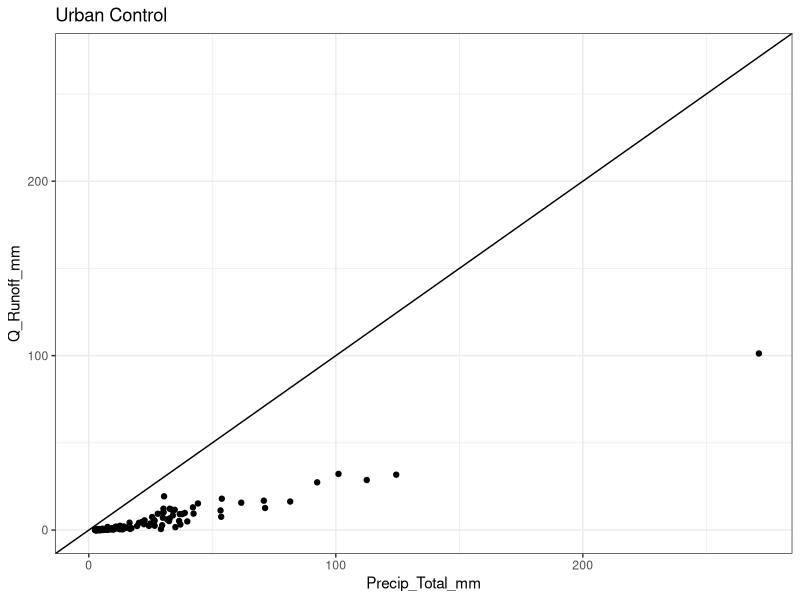
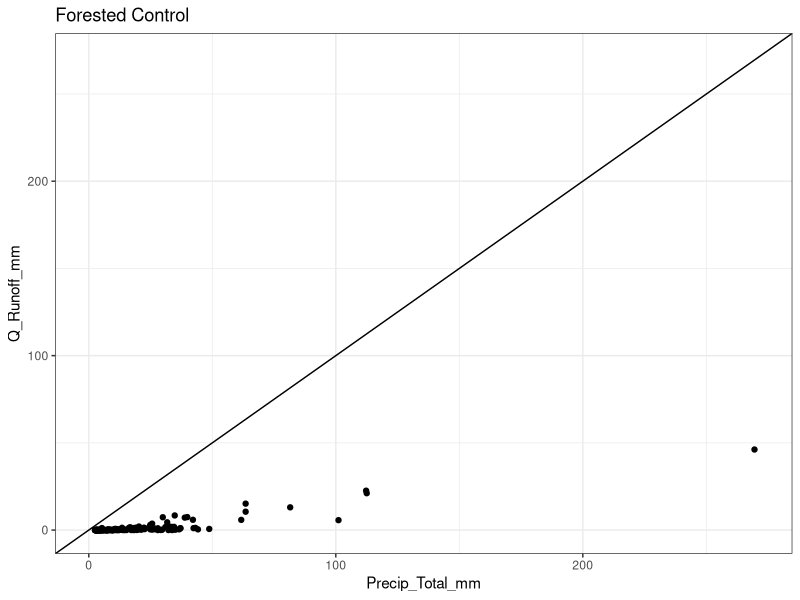
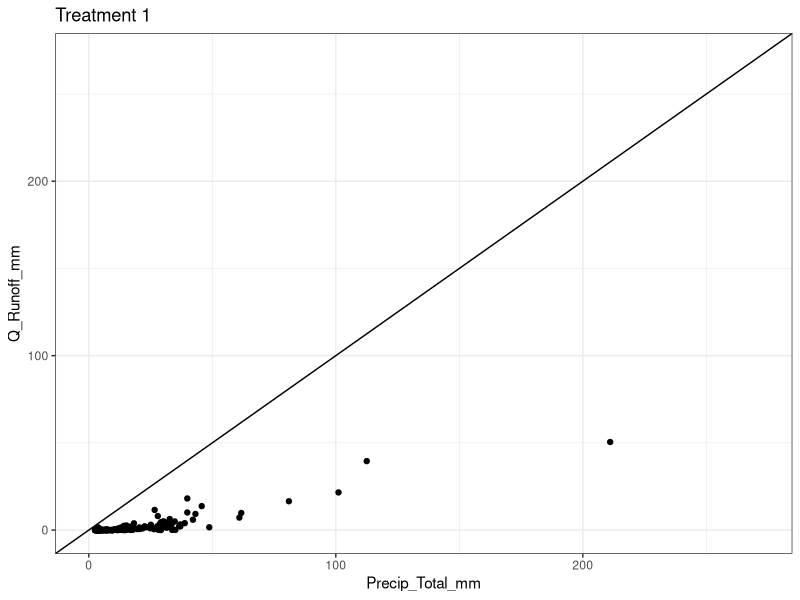
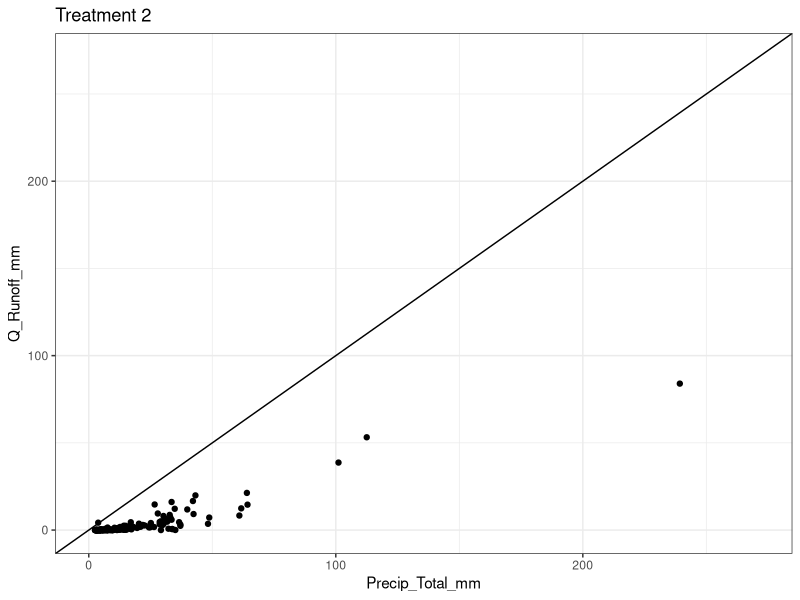
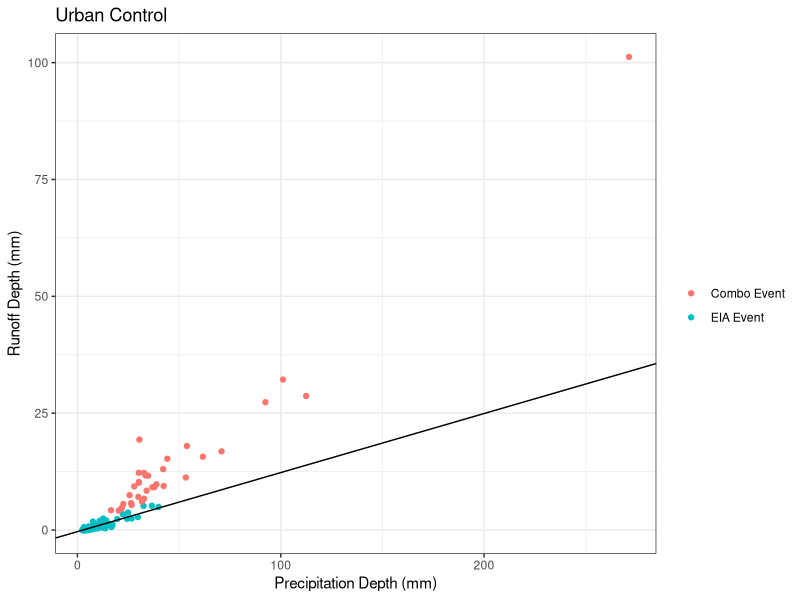
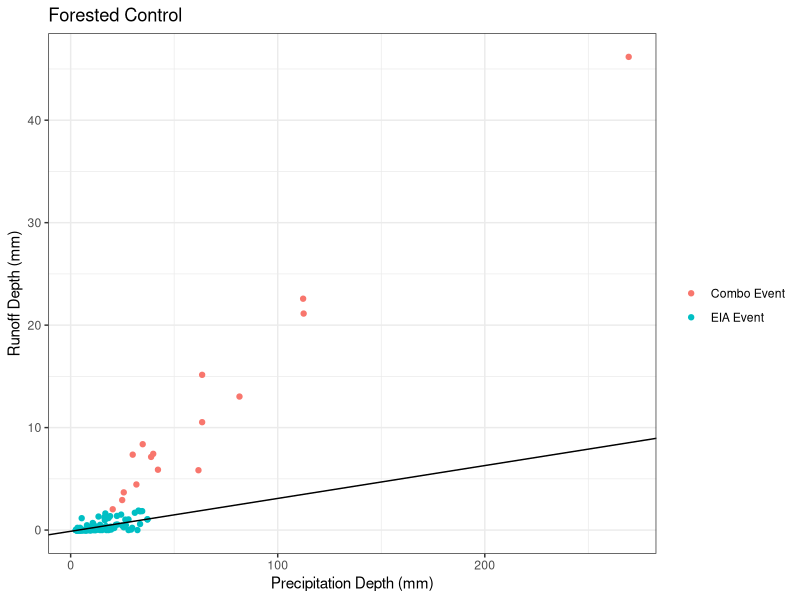
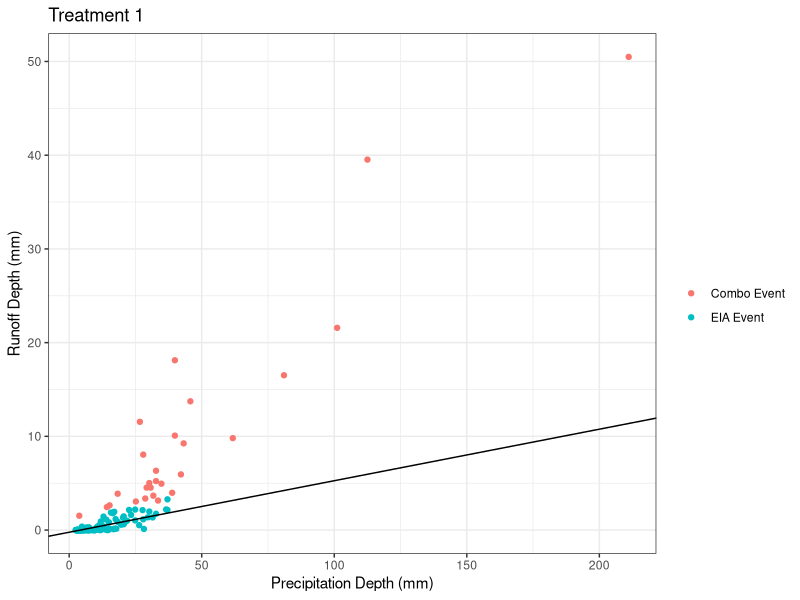
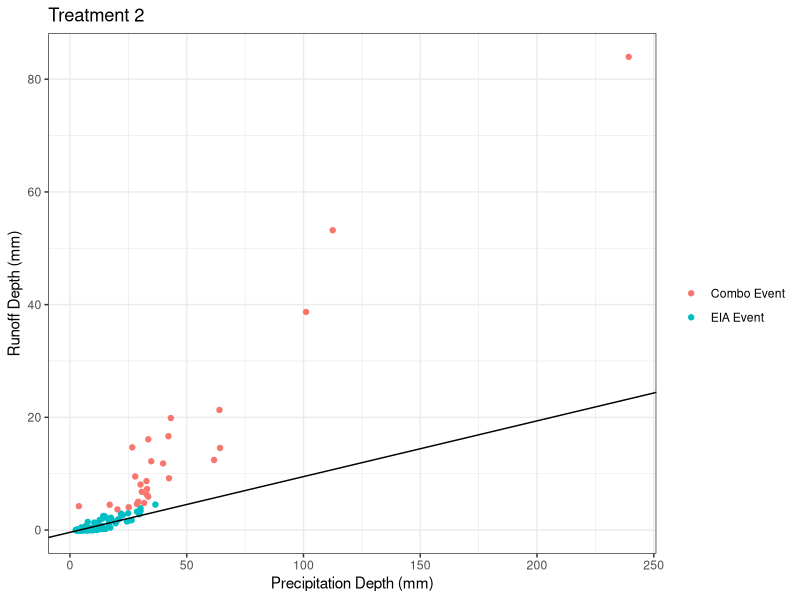

Source code (R) for these figures, in order:
## Estimate Effective Impervious Area Using Rainfall-Runoff Data
## Based on Ebrahimian and others (2016) Weighted Linear Regression

# Charlie Stillwell
# August 16, 2024
 


### Step 00: Set Up ------------------------------------------------------------

# Load packages
library(tidyverse)
library(broom)

# Specify max and min precip depths to include in analysis (match data units)
precip_min <- 2.54
precip_max <- 254000

# Choose types of events (only runoff-generating events or all precip events)
event_type <- "all"     # one of "all" or "nonzero"

# Specify date range of events to include in analysis
# (for my data, use precipitation end date-time)
date_start <- as.Date("2016-01-01")
date_end <- as.Date("2018-12-31")

# Read in rainfall-runoff data
data <- 
  read_csv("Input/Clarksburg_StormEvents_2004_2018.csv", 
           col_types = cols(Precip_Duration_hrs = col_skip(), 
                            Precip_EndTime = 
                              col_datetime(format = "%m/%d/%Y %H:%M"), 
                            Precip_PriorDry_hrs = col_skip(), 
                            Precip_StartTime = col_skip(), 
                            Q_Duration_hrs = col_skip(), 
                            Q_EndTime = col_skip(), 
                            Q_PeakTime = col_skip(), 
                            Q_Peak_cfs = col_skip(), 
                            Q_Peak_cms.sqkm = col_skip(), 
                            Q_PriorDry_hrs = col_skip(), 
                            Q_RiseRate_cms.hr = col_skip(),  
                            Q_StartTime = col_skip(), 
                            Q_TimeToFlowPeak_hrs = col_skip(), 
                            Q_Total_PrecipRatio = col_skip())) %>%
  filter(Precip_EndTime >= date_start & Precip_EndTime <= date_end) %>%
  filter(Precip_Total_mm >= precip_min & Precip_Total_mm <= precip_max) %>%
  select(Site, Precip_EndTime, Precip_Total_mm, Q_Total_mm, Q_Runoff_mm)
  


### Step 01: Plot Rainfall-Runoff Data -----------------------------------------

for (i in unique(data$Site)) {
  plot <- data %>%
    filter(Site == i) %>%
    ggplot(aes(x = Precip_Total_mm, y = Q_Runoff_mm)) +
    geom_abline(slope = 1, intercept = 0) +
    geom_point() +
    scale_x_continuous(limits = c(0, max(data$Precip_Total_mm))) +
    scale_y_continuous(limits = c(0, max(data$Precip_Total_mm))) +
    labs(title = i) +
    theme_bw()
  print(plot)
}
rm(i, plot)



### Step 02: Prelim. Ordinary Least Squares to Remove Outliers -----------------

# Assign threshold for outlier detection (little rain, high runoff... 
# suggesting that rainfall or runoff data may be incorrect)
outlier_std_resid <- -2

# Loop through sites and fit ordinary least squares to filter out outliers
events_all <- tibble()
events_nonzero <- tibble()

for (i in unique(data$Site)) {
  
  # All rainfall events, including events with 0 mm runoff
  data_all_i <- data %>% filter(Site == i)
  ols_all_i <- lm(Q_Runoff_mm ~ Precip_Total_mm, data = data_all_i)
  ols_all_i_aug <- augment(ols_all_i, data = data_all_i)
  events_all_i <- ols_all_i_aug %>%
    filter(.std.resid > outlier_std_resid) %>%
    select(Site, Precip_EndTime, Precip_Total_mm, Q_Runoff_mm)
  events_all <- bind_rows(events_all, events_all_i)
  
  # Only rainfall events that produced runoff > 0 mm
  data_nonzero_i <- data %>%
    filter(Site == i) %>%
    filter(Q_Runoff_mm > 0)
  ols_nonzero_i <- lm(Q_Runoff_mm ~ Precip_Total_mm, data = data_nonzero_i)
  ols_nonzero_i_aug <- augment(ols_nonzero_i, data = data_nonzero_i)
  events_nonzero_i <- ols_nonzero_i_aug %>%
    filter(.std.resid > outlier_std_resid) %>%
    select(Site, Precip_EndTime, Precip_Total_mm, Q_Runoff_mm)
  events_nonzero <- bind_rows(events_nonzero, events_nonzero_i)
}
rm(i, data_all_i, data_nonzero_i, ols_all_i, ols_nonzero_i, 
   ols_all_i_aug, ols_nonzero_i_aug, events_all_i, events_nonzero_i)



### Step 03: Successive Weighted Linear Regression -----------------------------

# Conduct successive weighted linear regression
wls_results <- tibble()
eia_events <- tibble()

for (i in unique(data$Site)) {
  
  # Select event types to include in analysis
  if (event_type == "all") {
    events <- events_all %>% filter(Site == i)
  } else {
    events <- events_nonzero %>% filter(Site == i)
  }
  
  num_combined_events <- 1     # simply to initialize while loop
  while (num_combined_events > 0) {
    
    # Ordinary least squares, then ordinary least squares on residuals vs precip
    ols <- lm(Q_Runoff_mm ~ Precip_Total_mm, data = events)
    ols <- augment(ols, data = events)
    ols_resid <- lm(.resid^2 ~ 0 + Precip_Total_mm, data = ols)
    ols_resid <- augment(ols_resid, data = ols)
    
    # Compute weights; inverse of fitted values from OLS on residuals vs precip
    weights <- ols_resid %>%
      mutate(Weight = 1/.fitted) %>%
      select(Site, Precip_EndTime, Precip_Total_mm, Q_Runoff_mm, Weight)
    
    # Conduct weighted linear regression and find standard error
    wls <- lm(Q_Runoff_mm ~ Precip_Total_mm, 
                data = weights, weights = Weight)
    wls_slope <- wls$coefficients[[2]]
    wls_yint <- wls$coefficients[[1]]
    wls_ci <- confint(wls)
    wls_adjrsquared <- summary(wls)$adj.r.squared
    wls_mse <- mean(summary(wls)$residuals^2)
    wls <- augment(wls, data = weights)
    wls_se <- sqrt(sum(wls$Weight * wls$.resid^2) / (nrow(wls) - 3))
    
    # Identify combined events
    combined_events <- wls %>%
      mutate(check = .fitted + max(2*wls_se, 1)) %>%
      mutate(combo_event = if_else(Q_Runoff_mm > check, 1, 0))
    
    # # Make a plot
    # plot <- combined_events %>%
    #   ggplot(aes(x = Precip_Total_mm, y = Q_Runoff_mm, color = combo_event)) +
    #   geom_point() +
    #   geom_abline(slope = wls_slope, intercept = wls_yint) +
    #   labs(x = "Precipitation Depth (mm)", y = "Runoff Depth (mm)", 
    #        title = i, color = "") +
    #   theme_bw() + theme(legend.position = "none")
    # print(plot)
    
    # Find number of combined events
    num_combined_events = sum(combined_events$combo_event)
    
    # If there are still combined events, remove and repeat
    if (num_combined_events > 0) {
      
      events <- combined_events %>%
        filter(combo_event == 0) %>%
        select(Site, Precip_EndTime, Precip_Total_mm, Q_Runoff_mm)
      rm(ols, ols_resid, weights, wls, wls_ci, wls_adjrsquared, wls_mse,
         wls_slope, wls_yint, wls_se, combined_events)
      
    } else {
      
      # Save results
      wls_results_i <- 
        tibble(Site = i, n = nrow(wls), 
               adj_r_squared = wls_adjrsquared, mean_squared_error = wls_mse,
               yint = wls_yint, yint_lb = wls_ci[[1]], yint_ub = wls_ci[[3]], 
               slope = wls_slope, slope_lb = wls_ci[[2]], slope_ub = wls_ci[[4]])
      wls_results <- bind_rows(wls_results, wls_results_i)
      eia_events_i <- combined_events %>%
        select(Site, Precip_EndTime, Precip_Total_mm, Q_Runoff_mm)
      eia_events <- bind_rows(eia_events, eia_events_i)
      
    }
  }
}
rm(i, events, num_combined_events, ols, ols_resid, 
   weights, wls, wls_slope, wls_yint, wls_se, wls_ci, wls_adjrsquared, wls_mse,
   combined_events, wls_results_i, eia_events_i)



### Step 04: Plot Results ------------------------------------------------------

for (i in unique(data$Site)) {
  
  if (event_type == "all") {
    
    # Classify events
    eia_events_i <- eia_events %>% 
      filter(Site == i) %>%
      mutate(combo_event = "EIA Event")
    non_eia_events_i <- events_all %>% 
      filter(Site == i) %>%
      anti_join(eia_events_i, by = c("Site", "Precip_EndTime", 
                                     "Precip_Total_mm", "Q_Runoff_mm")) %>%
      mutate(combo_event = "Combo Event")
    events_combo <- bind_rows(eia_events_i, non_eia_events_i)
    rm(eia_events_i, non_eia_events_i)
    
  } else {
    
    # Classify events
    eia_events_i <- eia_events %>% 
      filter(Site == i) %>%
      mutate(combo_event = "EIA Event")
    non_eia_events_i <- events_nonzero %>% 
      filter(Site == i) %>%
      anti_join(eia_events_i, by = c("Site", "Precip_EndTime", 
                                     "Precip_Total_mm", "Q_Runoff_mm")) %>%
      mutate(combo_event = "Combo Event")
    events_combo <- bind_rows(eia_events_i, non_eia_events_i)
    rm(eia_events_i, non_eia_events_i)
    
  }
  
  # Pull weighted linear regression coefficiencts
  wls_results_i <- wls_results %>%
    filter(Site == i)
  
  # Make plot
  plot <- events_combo %>%
    ggplot(aes(x = Precip_Total_mm, y = Q_Runoff_mm, color = combo_event)) +
    geom_point() +
    geom_abline(slope = wls_results_i$slope, intercept = wls_results_i$yint) +
    labs(x = "Precipitation Depth (mm)", y = "Runoff Depth (mm)", 
         title = i, color = "") +
    theme_bw()
  print(plot)
  
}
rm(i, events_combo, wls_results_i, plot)

